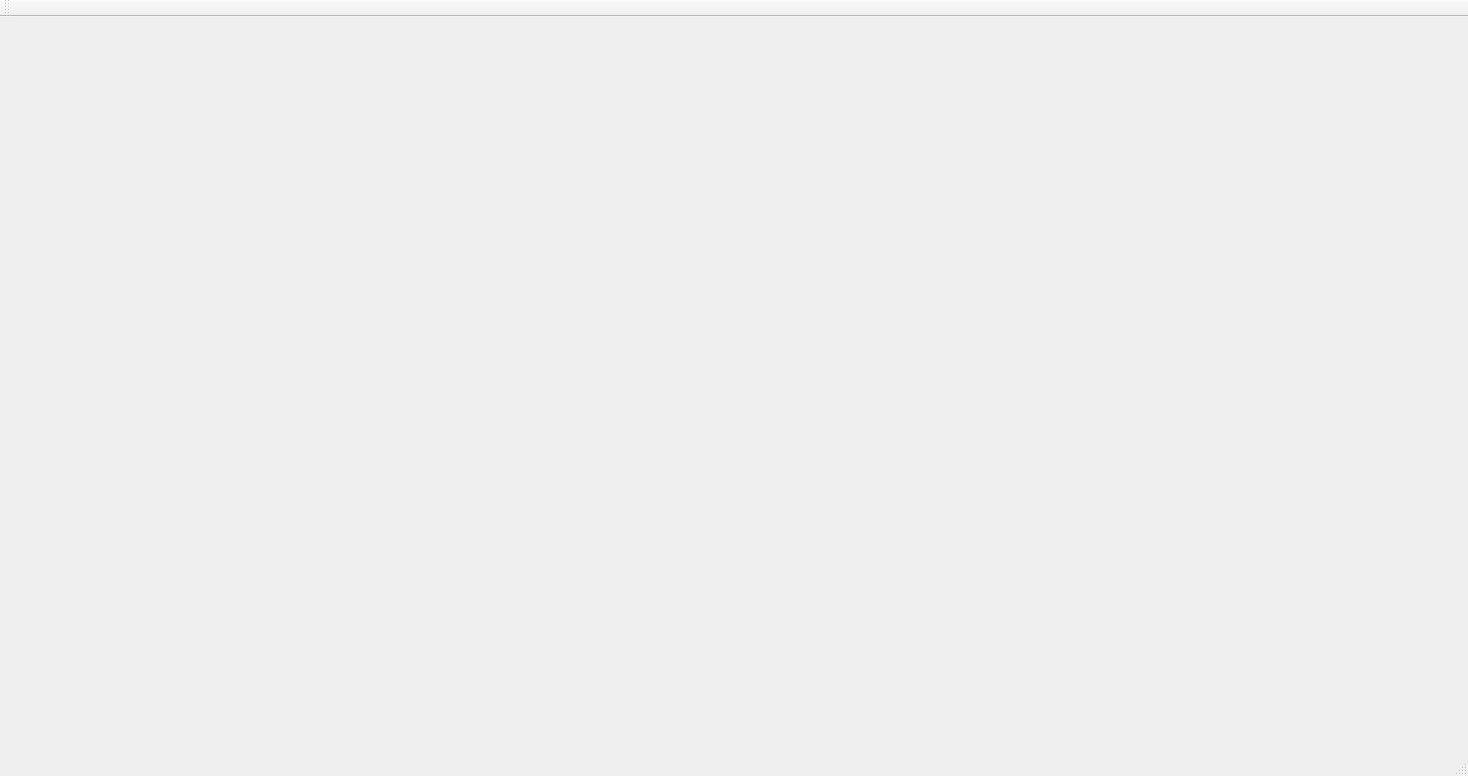
<?xml version="1.0" encoding="UTF-8"?>
<ui version="4.0">
 <class>SimulatorClass</class>
 <widget class="QMainWindow" name="SimulatorClass">
  <property name="geometry">
   <rect>
    <x>0</x>
    <y>0</y>
    <width>1468</width>
    <height>776</height>
   </rect>
  </property>
  <property name="windowTitle">
   <string>Simulator</string>
  </property>
  <widget class="QWidget" name="centralWidget"/>
  <widget class="QMenuBar" name="menuBar">
   <property name="geometry">
    <rect>
     <x>0</x>
     <y>0</y>
     <width>1468</width>
     <height>22</height>
    </rect>
   </property>
  </widget>
  <widget class="QToolBar" name="mainToolBar">
   <attribute name="toolBarArea">
    <enum>TopToolBarArea</enum>
   </attribute>
   <attribute name="toolBarBreak">
    <bool>false</bool>
   </attribute>
  </widget>
  <widget class="QStatusBar" name="statusBar"/>
 </widget>
 <layoutdefault spacing="6" margin="11"/>
 <resources>
  <include location="Simulator.qrc"/>
 </resources>
 <connections/>
</ui>
